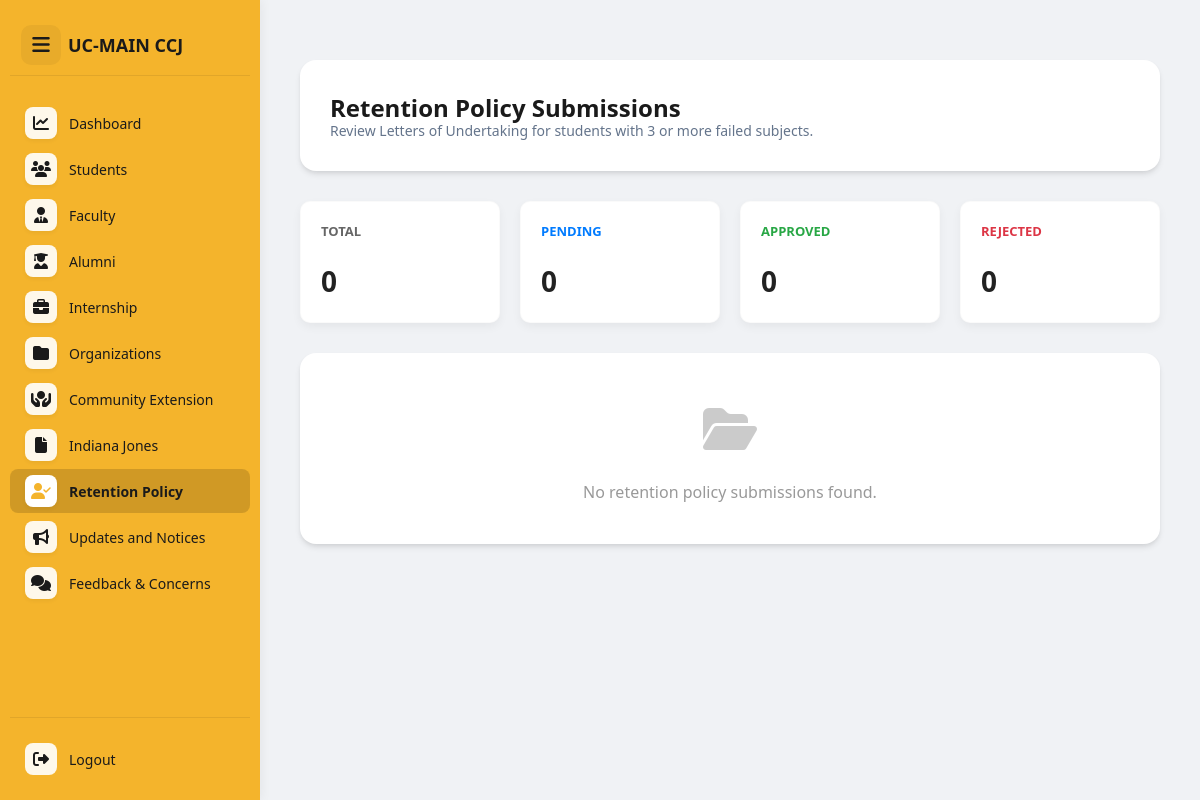
The page /admin/admin-retention.php (signed in) on the database as committed earlier.
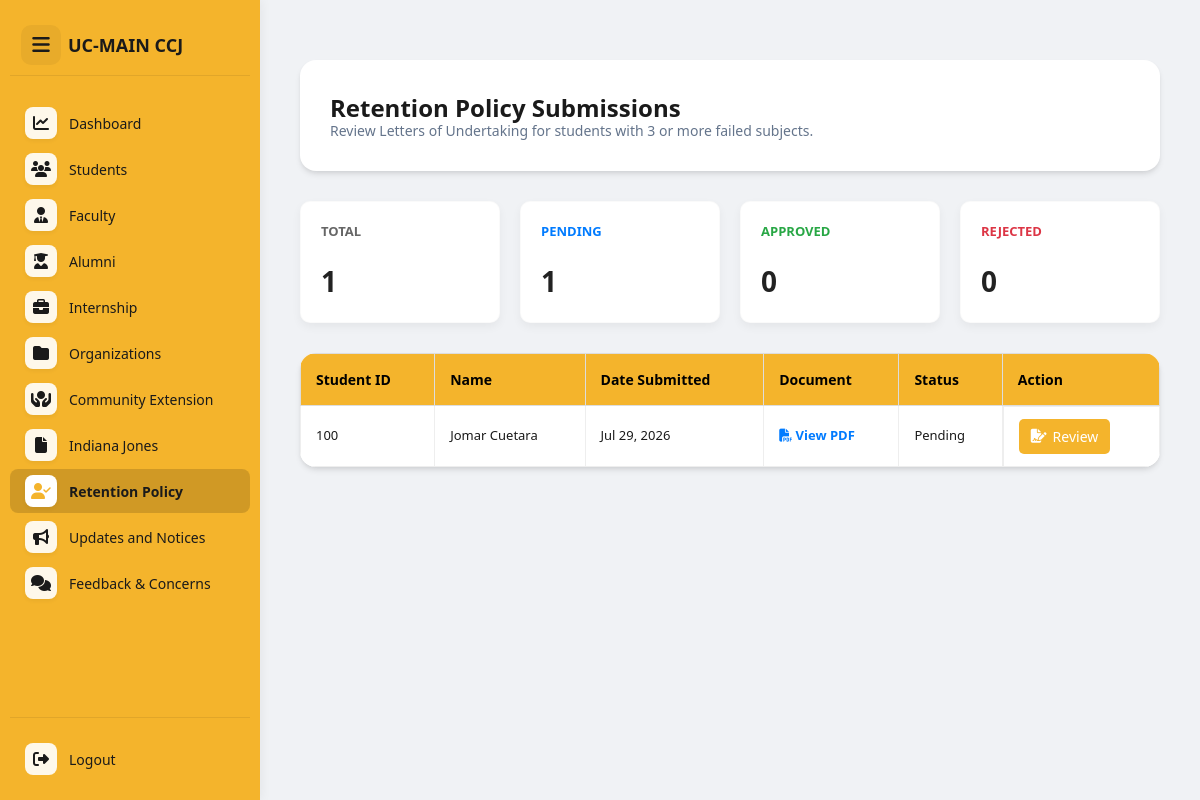
The same page on the database as committed later.
### tables this page shows
CREATE TABLE `retention_records` (
  `id` int(11) NOT NULL,
  `student_no` varchar(50) NOT NULL,
  `firstname` varchar(100) NOT NULL,
  `lastname` varchar(100) NOT NULL,
  `middlename` varchar(100) DEFAULT NULL,
  `year_level` varchar(50) NOT NULL,
  `failed_subjects_count` int(11) NOT NULL DEFAULT 0,
  `memo_issued_date` date DEFAULT NULL,
  `undertaking_file_path` varchar(255) NOT NULL,
  `status` enum('Pending','Approved','Rejected') DEFAULT 'Pending',
  `created_at` timestamp NOT NULL DEFAULT current_timestamp()
);

### admin/admin-retention.php (the view, shortened to what the changed rows need)
<?php
include("../config/db.php");
$query = "SELECT * FROM retention_records ORDER BY created_at DESC";
$result = $conn->query($query);
$submissions = $result ? $result->fetch_all(MYSQLI_ASSOC) : [];
$stat_query = "SELECT
    COUNT(*) as total,
    SUM(CASE WHEN status = 'Pending' THEN 1 ELSE 0 END) as pending,
    SUM(CASE WHEN status = 'Approved' THEN 1 ELSE 0 END) as approved,
    SUM(CASE WHEN status = 'Rejected' THEN 1 ELSE 0 END) as rejected
    FROM retention_records";
$stat_result = $conn->query($stat_query);
$stats = $stat_result ? $stat_result->fetch_assoc() : ['total' => 0, 'pending' => 0, 'approved' => 0, 'rejected' => 0];
?>
<!DOCTYPE html>
<html lang="en">
<head>
    <link rel="stylesheet" href="https://cdnjs.cloudflare.com/ajax/libs/font-awesome/6.5.0/css/all.min.css">
    <link rel="stylesheet" href="../assets/css/admin-dashboard.css">
    <link rel="stylesheet" href="../assets/css/manage-students.css">
    <link rel="stylesheet" href="../assets/css/admin-retention.css">
</head>
<body>
    <div class="main-container">
        <?php include("../includes/sidebar.php"); ?>
        <main class="dashboard-container" id="mainContent" role="main">
            <section class="card welcome-card" aria-label="Welcome Section">
                <div class="welcome-content">
                    <h2>Retention Policy Submissions</h2>
                </div>
            </section>
            <div class="stats-grid">
                <div class="stat-card">
                    <p>Total</p>
                    <h3><?= $stats['total'] ?? 0; ?></h3>
                </div>
                <div class="stat-card">
                    <p>Pending</p>
                    <h3><?= $stats['pending'] ?? 0; ?></h3>
                </div>
            </div>
            <section class="card table-container" aria-label="Submissions List">
                <div class="table-wrapper">
                    <?php if (count($submissions) > 0): ?>
                        <table>
                            <thead>
                                <tr>
                                    <th>Student ID</th>
                                    <th>Name</th>
                                    <th>Date Submitted</th>
                                    <th>Document</th>
                                    <th>Status</th>
                                    <th>Action</th>
                                </tr>
                            </thead>
                            <tbody>
                                <?php foreach ($submissions as $row): ?>
                                    <tr>
                                        <td data-label="Student ID"><?= htmlspecialchars($row['student_no']); ?></td>
                                        <td data-label="Name">
                                            <?= htmlspecialchars($row['firstname'] . ' ' . $row['lastname']); ?></td>
                                        <td data-label="Date Submitted"><?= date('M d, Y', strtotime($row['created_at'])); ?>
                                        </td>
                                        <td data-label="Document">
                                            <a href="../uploads/lou/<?= htmlspecialchars($row['undertaking_file_path']); ?>" target="_blank"
                                                class="document-link">
                                                <i class="fa-solid fa-file-pdf"></i> View PDF
                                            </a>
                                        </td>
                                        <td data-label="Status">
                                            <?= htmlspecialchars($row['status']); ?>
                                        </td>
                                        <td data-label="Action" class="action-btns">
                                            <button class="review-btn-table"
                                                onclick='openReviewModal(<?= json_encode($row); ?>)' title="Review Submission">
                                                <i class="fa-solid fa-file-signature"></i> Review
                                            </button>
                                        </td>
                                    </tr>
                                <?php endforeach; ?>
                            </tbody>
                        </table>
                    <?php else: ?>
                        <div class="no-results">
                            <div class="no-results-icon"><i class="fa-solid fa-folder-open"></i></div>
                            <p>No retention policy submissions found.</p>
                        </div>
                    <?php endif; ?>
                </div>
            </section>
        </main>
    </div>
</body>
</html>

### includes/sidebar.php (shortened to what the changed rows need)
<link rel="stylesheet" href="../assets/css/admin-dashboard.css">
<?php
    $current_page = basename($_SERVER['PHP_SELF']);
    if (in_array($current_page, ['admin-retention.php', 'manage-retention.php', 'admin-edit-retention.php', 'admin-view-retention.php'])) {
        echo '<link rel="stylesheet" href="../assets/css/admin-retention.css">';
    }
?>
<nav class="sidebar" id="sidebar" role="navigation" aria-label="Main Navigation">
    <ul>
        <?php
        $current_page = basename($_SERVER['PHP_SELF']);
        $active_page = $current_page;
        $retention_pages = ['admin-retention.php', 'manage-retention.php', 'admin-edit-retention.php', 'admin-view-retention.php'];
        if (in_array($current_page, $retention_pages)) {
            $active_page = 'admin-retention.php';
        }
        $menu_items = [
            ['file' => 'admin-dashboard.php', 'icon' => 'fa-chart-line', 'label' => 'Dashboard'],
            ['file' => 'admin-students.php', 'icon' => 'fa-users', 'label' => 'Students'],
            ['file' => 'admin-faculty.php', 'icon' => 'fa-user-tie', 'label' => 'Faculty'],
            ['file' => 'admin-alumni.php', 'icon' => 'fa-user-graduate', 'label' => 'Alumni'],
            ['file' => 'admin-internship.php', 'icon' => 'fa-briefcase', 'label' => 'Internship'],
            ['file' => 'admin-orgs.php', 'icon' => 'fa-folder', 'label' => 'Organizations'],
            ['file' => 'admin-comex.php', 'icon' => 'fa-hands-holding-circle', 'label' => 'Community Extension'],
            ['file' => 'admin-jones.php', 'icon' => 'fa-file', 'label' => 'Indiana Jones'],
            ['file' => 'admin-retention.php', 'icon' => 'fa-user-check', 'label' => 'Retention Policy'],
            ['file' => 'admin-announcement.php', 'icon' => 'fa-bullhorn', 'label' => 'Updates and Notices'],
            ['file' => 'admin-feedback.php', 'icon' => 'fa-comments', 'label' => 'Feedback & Concerns']
        ];
        foreach ($menu_items as $item) {
            $active = ($active_page == $item['file']) ? 'class="active"' : '';
            echo "<li role='menuitem' $active onclick=\"window.location.href='{$item['file']}'\">
                    <i class='fa-solid {$item['icon']}'></i> <span>{$item['label']}</span>
                  </li>";
        }
        ?>
    </ul>
</nav>

Rows that differ between the two databases and show on the page:
added retention_records: student_no "100", firstname+lastname "Jomar Cuetara", created_at "Jul 29, 2026", status "Pending"
Other text that changed with them:
$stats['total']: "0" → "1"
$stats['pending']: "0" → "1"
text no longer shown: "No retention policy submissions found."
text now shown: "Student ID Name Date Submitted Document Status Action"
